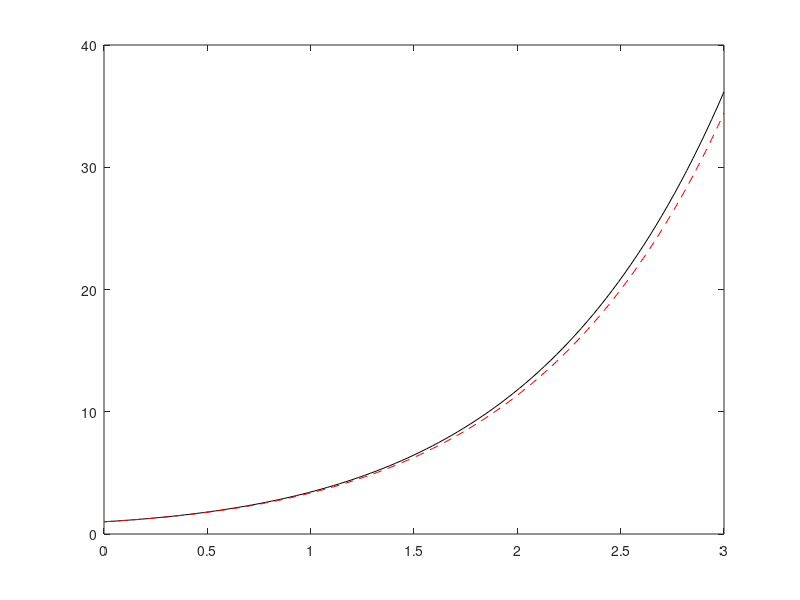

The MATLAB script that drew this image:
clear
x=linspace(0,3,101)
ya=2*exp(x)-x-1;
dx=0.03;
yn(1)=1;
for i=1:100
    yn(i+1)=yn(i)+(x(i)+yn(i))*dx;
end
plot(x,ya,'k-')
hold on
plot(x,yn,'r--')
hold off